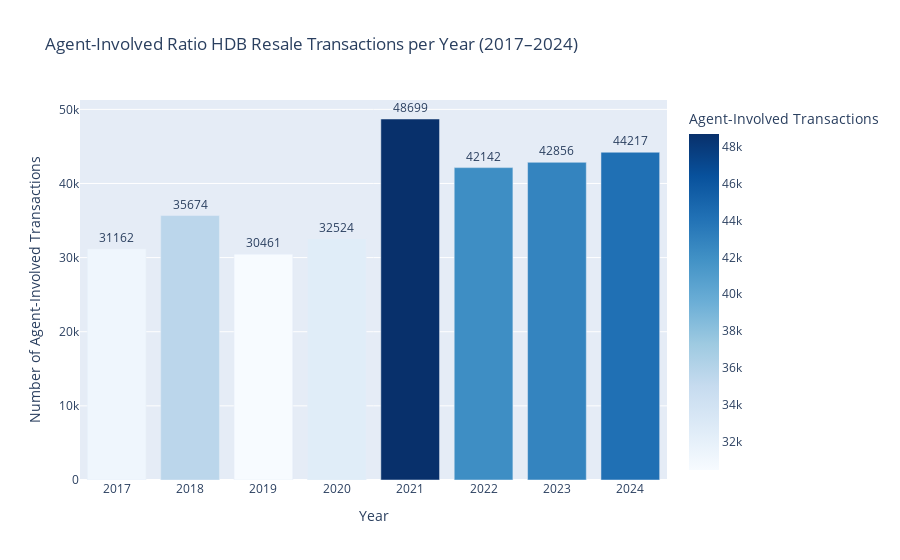
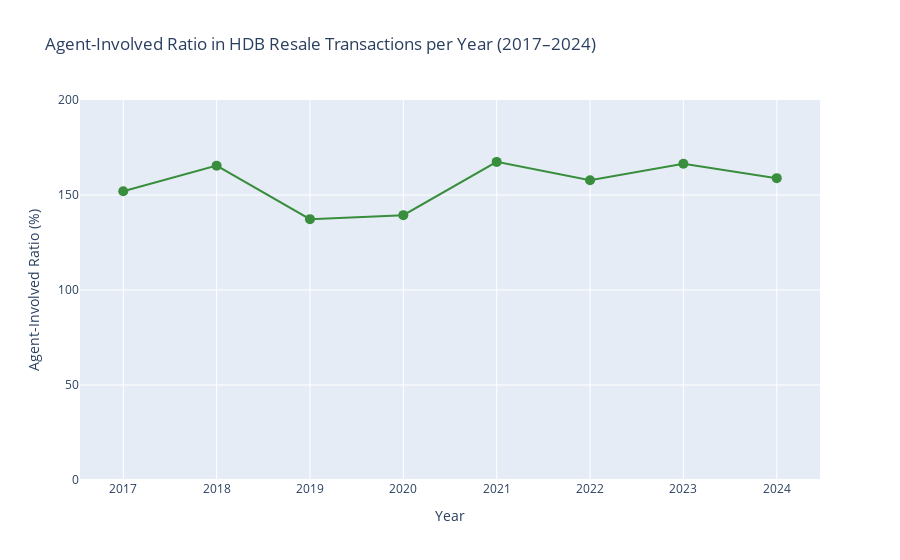

Write notebook code for charts like these, in order.
### Code cell
# Interactive bar chart for Agent-Involved
fig = px.bar(result, x='Year', y='Agent-Involved',
             title='Agent-Involved Ratio HDB Resale Transactions per Year (2017–2024)',
             labels={'Agent-Involved': 'Agent-Involved Transactions'},
             text='Agent-Involved', color='Agent-Involved', color_continuous_scale='Blues')
fig.update_traces(texttemplate='%{text}', textposition='outside')
fig.update_layout(yaxis_title='Number of Agent-Involved Transactions', xaxis_title='Year')
fig.show() 

# Interactive line plot for % Agent-Involved ratio
fig2 = px.line(result, x='Year', y='% Agent-Involved', markers=True,
               title='Agent-Involved Ratio in HDB Resale Transactions per Year (2017–2024)',
               labels={'% Agent-Involved': 'Agent-Involved Ratio (%)'})
fig2.update_traces(line_color='#388e3c', marker=dict(size=10))
fig2.update_layout(yaxis_title='Agent-Involved Ratio (%)', xaxis_title='Year', yaxis_range=[0, 200])
fig2.show()

### Figure 1 — Plotly figure (JSON) as saved in the notebook; plotly's stock layout.template omitted (floating-point values rounded to 4 significant figures)
{"data": [{"hovertemplate": "Year=%{x}<br>Agent-Involved Transactions=%{marker.color}<extra></extra>", "legendgroup": "", "marker": {"color": [31162, 35674, 30461, 32524, 48699, 42142, 42856, 44217], "coloraxis": "coloraxis", "pattern": {"shape": ""}}, "name": "", "orientation": "v", "showlegend": false, "text": [31160.0, 35670.0, 30460.0, 32520.0, 48700.0, 42140.0, 42860.0, 44220.0], "textposition": "outside", "texttemplate": "%{text}", "type": "bar", "x": [2017, 2018, 2019, 2020, 2021, 2022, 2023, 2024], "xaxis": "x", "y": [31162, 35674, 30461, 32524, 48699, 42142, 42856, 44217], "yaxis": "y"}], "layout": {"barmode": "relative", "coloraxis": {"colorbar": {"title": {"text": "Agent-Involved Transactions"}}, "colorscale": [[0, "rgb(247,251,255)"], [0.125, "rgb(222,235,247)"], [0.25, "rgb(198,219,239)"], [0.375, "rgb(158,202,225)"], [0.5, "rgb(107,174,214)"], [0.625, "rgb(66,146,198)"], [0.75, "rgb(33,113,181)"], [0.875, "rgb(8,81,156)"], [1, "rgb(8,48,107)"]]}, "legend": {"tracegroupgap": 0}, "title": {"text": "Agent-Involved Ratio HDB Resale Transactions per Year (2017–2024)"}, "xaxis": {"anchor": "y", "domain": [0, 1], "title": {"text": "Year"}}, "yaxis": {"anchor": "x", "domain": [0, 1], "title": {"text": "Number of Agent-Involved Transactions"}}}}

### Figure 2 — Plotly figure (JSON) as saved in the notebook; plotly's stock layout.template omitted (floating-point values rounded to 4 significant figures)
{"data": [{"hovertemplate": "Year=%{x}<br>Agent-Involved Ratio (%)=%{y}<extra></extra>", "legendgroup": "", "line": {"color": "#388e3c", "dash": "solid"}, "marker": {"size": 10, "symbol": "circle"}, "mode": "lines+markers", "name": "", "orientation": "v", "showlegend": false, "type": "scatter", "x": [2017, 2018, 2019, 2020, 2021, 2022, 2023, 2024], "xaxis": "x", "y": [151.9, 165.5, 137.3, 139.4, 167.4, 157.7, 166.4, 158.9], "yaxis": "y"}], "layout": {"legend": {"tracegroupgap": 0}, "title": {"text": "Agent-Involved Ratio in HDB Resale Transactions per Year (2017–2024)"}, "xaxis": {"anchor": "y", "domain": [0, 1], "title": {"text": "Year"}}, "yaxis": {"anchor": "x", "domain": [0, 1], "range": [0, 200], "title": {"text": "Agent-Involved Ratio (%)"}}}}
